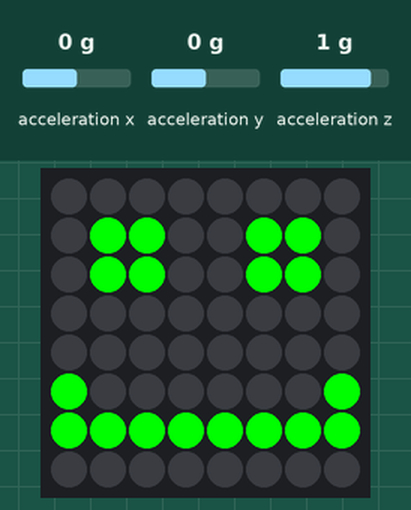
Bench run of a program on a simulated Raspberry Pi (BCM pin numbers) with a Sense HAT. Parts: the Sense HAT's 8×8 RGB LED matrix. The test bench sets the inputs (shaded band); at power-on: acceleration x 0 g, acceleration y 0 g, acceleration z 1 g.

Above: at 1.2 s.
1.3 s: acceleration x set to -1.4 g
At 2.0 s:
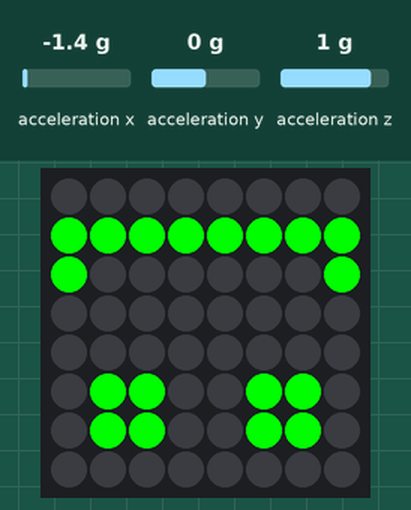
Timing chart, 0 to 4.3 s (numbered marks = the images above; inputs shaded):
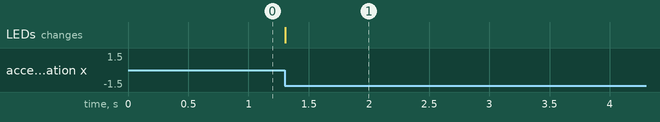

The program:

smile.py
```python
#!/usr/bin/python

from sense_hat import SenseHat
from time import sleep
import signal
import sys

#Code to handle system shutdown.
#If shutdown is detected, kill the script
def sigterm_handler(_signo, _stack_frame):
  sys.exit(0)

signal.signal(signal.SIGTERM, sigterm_handler)

if __name__ == "__main__":

  sense = SenseHat()

  # set up the colours (white, green, red, empty)

  w = [150, 150, 150]
  g = [0, 255, 0]
  r = [255, 0, 0]
  e = [0, 0, 0]

  smile = [
  e,e,e,e,e,e,e,e,
  e,g,g,e,e,g,g,e,
  e,g,g,e,e,g,g,e,
  e,e,e,e,e,e,e,e,
  e,e,e,e,e,e,e,e,
  g,e,e,e,e,e,e,g,
  g,g,g,g,g,g,g,g,
  e,e,e,e,e,e,e,e
  ]

  sad = [
  e,e,e,e,e,e,e,e,
  e,r,r,e,e,r,r,e,
  e,r,r,e,e,r,r,e,
  e,e,e,e,e,e,e,e,
  e,e,e,e,e,e,e,e,
  e,e,r,r,r,r,e,e,
  e,r,e,e,e,e,r,e,
  r,e,e,e,e,e,e,r
  ]

  face1 = [
  e,e,e,e,e,e,e,e,
  e,g,w,e,e,g,g,e,
  e,g,g,e,e,g,w,e,
  e,e,e,e,e,e,e,e,
  e,e,g,g,g,e,e,e,
  e,e,g,e,g,e,e,e,
  e,e,g,g,g,e,e,e,
  e,e,e,e,e,e,e,e
  ]

  face2 = [
  e,e,e,e,e,e,e,e,
  e,g,g,e,e,g,w,e,
  e,r,w,e,e,r,g,e,
  e,e,e,e,e,e,e,e,
  e,e,e,e,e,e,e,e,
  e,e,e,e,e,e,e,e,
  e,g,g,g,g,g,g,e,
  e,e,e,e,e,e,e,e
  ]

  face3 = [
  e,e,e,e,e,e,e,e,
  e,g,g,e,e,w,g,e,
  e,w,g,e,e,g,g,e,
  e,e,e,e,e,e,e,e,
  e,e,e,e,e,e,e,e,
  e,e,e,e,e,e,e,e,
  e,g,g,g,g,g,g,e,
  e,e,e,e,e,e,e,e
  ]

  face4 = [
  e,e,e,e,e,e,e,e,
  e,w,g,e,e,g,g,e,
  e,g,g,e,e,w,g,e,
  e,e,e,e,e,e,e,e,
  e,e,e,e,e,e,e,e,
  e,e,e,e,e,e,e,e,
  e,g,g,g,g,g,g,e,
  e,e,e,e,e,e,e,e
  ]

  sense.set_pixels(smile)

  while True:

    x,y,z = sense.get_accelerometer_raw().values()

    x = round(x, 0)
    y = round(y, 0)

    x_shake = abs(x)
    y_shake = abs(y)
    z_shake = abs(z)

    if x_shake > 1.5 or y_shake > 1.5 or z_shake > 1.5:
        for i in range(3):
          sense.set_pixels(face1)
          sleep(0.5)
          sense.set_pixels(face2)
          sleep(0.5)
          sense.set_pixels(face3)
          sleep(0.5)
          sense.set_pixels(face4)
          sleep(0.5)
          sense.set_pixels(smile)
    else:
      if x == -1:
        sense.set_rotation(180)
      elif y == 1:
        sense.set_rotation(270)
      elif y == -1:
        sense.set_rotation(90)
      elif x == 1:
        sense.set_rotation(0)
      else:
        sense.set_pixels(smile)
```

Measured:
- after the input at 1.3 s, the LEDs: change at once (image 1)
